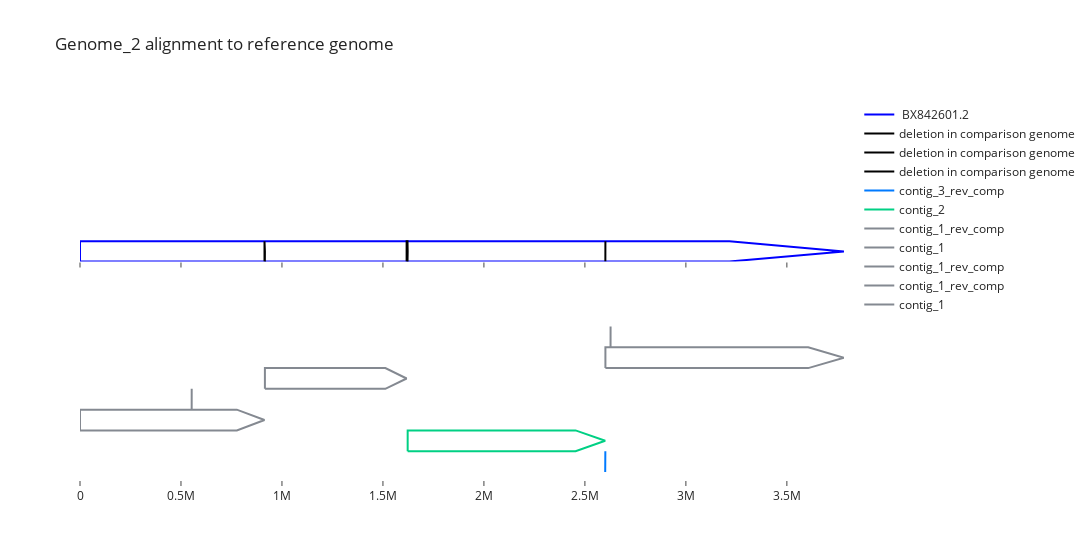

Write notebook code for a chart like this one.
### Code cell
fig2 = make_global_alignment_map(df2, ref_genome_d, height=1, fig_width = 1300, title='Genome_2 alignment to reference genome')
pio.write_html(fig2, image_dir / 'genome_2_alignment.html')
fig2

### Figure 1 — Plotly figure (JSON) as saved in the notebook; plotly's stock layout.template omitted (floating-point values rounded to 4 significant figures)
{"data": [{"line": {"color": "blue"}, "mode": "lines", "name": " BX842601.2", "type": "scatter", "x": [0, 3216000.0, 3782950, 3216000.0, 0, 0], "xaxis": "x", "y": [0, 0, 0.5, 1, 1, 0], "yaxis": "y"}, {"line": {"color": "black"}, "mode": "lines", "name": "deletion in comparison genome", "text": "Gap length: 2008<br>start: 913571<br>end: 915579", "type": "scatter", "x": [913571, 915300.0, 915579, 915300.0, 913571, 913571], "xaxis": "x", "y": [0, 0, 0.5, 1, 1, 0], "yaxis": "y"}, {"line": {"color": "black"}, "mode": "lines", "name": "deletion in comparison genome", "text": "Gap length: 5206<br>start: 1617244<br>end: 1622450", "type": "scatter", "x": [1617244, 1622000.0, 1622450, 1622000.0, 1617244, 1617244], "xaxis": "x", "y": [0, 0, 0.5, 1, 1, 0], "yaxis": "y"}, {"line": {"color": "black"}, "mode": "lines", "name": "deletion in comparison genome", "text": "Gap length: 223<br>start: 2601339<br>end: 2601562", "type": "scatter", "x": [2601339, 2602000.0, 2601562, 2602000.0, 2601339, 2601339], "xaxis": "x", "y": [0, 0, 0.5, 1, 1, 0], "yaxis": "y"}, {"line": {"color": "rgb(0,122,255)"}, "mode": "lines", "name": "contig_3_rev_comp", "type": "scatter", "x": [2600560, 2601000.0, 2601339, 2601000.0, 2600560, 2600560], "xaxis": "x2", "y": [0, 0, 0.5, 1, 1, 0], "yaxis": "y2"}, {"line": {"color": "rgb(0,208,132)"}, "mode": "lines", "name": "contig_2", "type": "scatter", "x": [1622450, 2454000.0, 2600557, 2454000.0, 1622450, 1622450], "xaxis": "x2", "y": [1, 1, 1.5, 2, 2, 1], "yaxis": "y2"}, {"line": {"color": "rgba(132,137,145,1)"}, "mode": "lines", "name": "contig_1_rev_comp", "type": "scatter", "x": [1, 776500.0, 913571, 776500.0, 1, 1], "xaxis": "x2", "y": [2, 2, 2.5, 3, 3, 2], "yaxis": "y2"}, {"line": {"color": "rgba(132,137,145,1)"}, "mode": "lines", "name": "contig_1", "type": "scatter", "x": [552999, 553100.0, 553123, 553100.0, 552999, 552999], "xaxis": "x2", "y": [3, 3, 3.5, 4, 4, 3], "yaxis": "y2"}, {"line": {"color": "rgba(132,137,145,1)"}, "mode": "lines", "name": "contig_1_rev_comp", "type": "scatter", "x": [915579, 1512000.0, 1617244, 1512000.0, 915579, 915579], "xaxis": "x2", "y": [4, 4, 4.5, 5, 5, 4], "yaxis": "y2"}, {"line": {"color": "rgba(132,137,145,1)"}, "mode": "lines", "name": "contig_1_rev_comp", "type": "scatter", "x": [2601562, 3606000.0, 3782950, 3606000.0, 2601562, 2601562], "xaxis": "x2", "y": [5, 5, 5.5, 6, 6, 5], "yaxis": "y2"}, {"line": {"color": "rgba(132,137,145,1)"}, "mode": "lines", "name": "contig_1", "type": "scatter", "x": [2627084, 2627000.0, 2627208, 2627000.0, 2627084, 2627084], "xaxis": "x2", "y": [6, 6, 6.5, 7, 7, 6], "yaxis": "y2"}], "layout": {"title": {"text": "Genome_2 alignment to reference genome"}, "width": 1300, "xaxis": {"anchor": "y", "domain": [0, 1], "matches": "x2", "showline": false, "showticklabels": false}, "xaxis2": {"anchor": "y2", "domain": [0, 1], "showline": false}, "yaxis": {"anchor": "x", "domain": [0.575, 1], "range": [0, 8], "showline": false, "visible": false}, "yaxis2": {"anchor": "x2", "domain": [0, 0.425], "showline": false, "visible": false}}}
